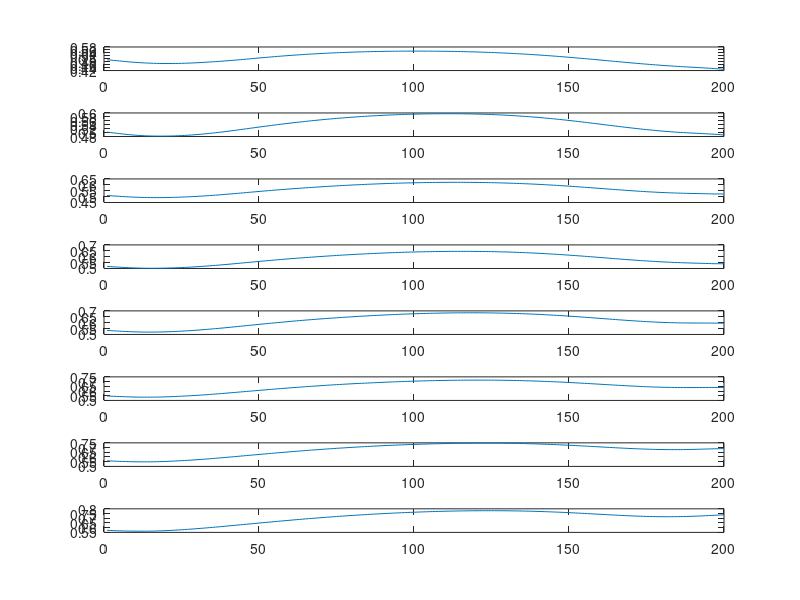
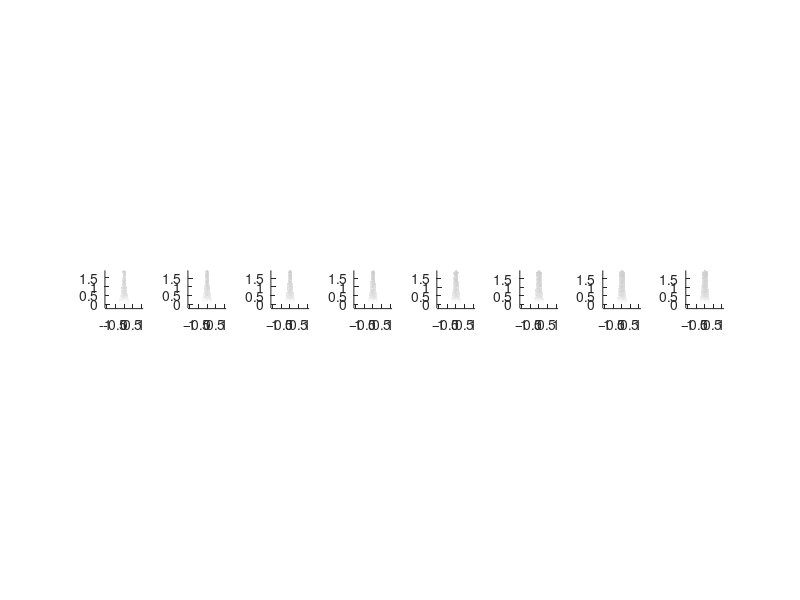

These figures' MATLAB source, in order: (Note: this script raises an error after producing the figures.)
clear all
close all
clc

load funnel_3deg.mat;

%%
figure(10)
for i=1:length(Rho)
    subplot(8,1,i)
    plot(Rho{i})
end

validFinal = 185;

%%
P = [];
for i=1:length(Lyap)
    for j=1:validFinal
        p = Lyap{i}(6*(j-1)+1:6*j);
        P_ = [p(1)   0    0  p(3)   0    0;
               0  p(1)   0    0  p(3)   0;
               0    0  p(2)   0    0  p(4);
             p(3)   0    0  p(5)   0    0;
               0  p(3)   0    0  p(5)   0;
               0    0  p(4)   0    0  p(6)];
        P{i,j} = P_;
    end
end

%%
Kp = diag([10 10 15]);
Kd = diag([4 4 6]);
A = [zeros(3,3) eye(3); -Kp -Kd];

P1 = P{8,183};
P2 = P{8,184};
rho = Rho{8}(183);

aa_ = -100;

for k = 1:100000
   e = rand(6,1) - 0.5*ones(6,1);
   e = e / norm(e);
   e = inv(sqrtm(P1/rho))*e;
   ep = norm(e(1:3));
   ev = norm(e(4:6));
   Ppv = P1(1,4);
   Pv = P1(4,4);
   kp = 15;
   kd = 6;
   B = 9.8 + 16;
   aa = e'*(P1*A+A'*P1)*e + 0.06*(Ppv*ep+Pv*ev)*(kp*ep + kd*ev + B) + e'*(P2 - P1)*e *100;
   if aa > aa_
       aa_ = aa
   end
end

%%

ang = -pi:0.2:pi+0.1;
xx = []; yy = []; zz = [];
xx_ = []; yy_ = []; zz_ = [];

chad = 5;
for acc = 1:length(Lyap)
    for num = 1:floor(validFinal / chad)
        p = P{acc,num*chad}/Rho{acc}(num*chad);
        invp = inv(p);      
        
        for j=1:length(ang)
            for k=1:length(ang)
                a = [sin(ang(j))*sin(ang(k));sin(ang(j))*cos(ang(k));cos(ang(j));zeros(3,1)];
                lambda = sqrt(a'*invp*a);
                temp = 1/lambda*invp*a;
                xx{acc,num}(j,k) = temp(1); yy{acc,num}(j,k) = temp(2); zz{acc,num}(j,k) = temp(3);
                xx_{acc,num}(j,k) = -temp(1); yy_{acc,num}(j,k) = -temp(2); zz_{acc,num}(j,k) = -temp(3);
            end
        end
    end
end
p = [];

%%
figure(20)
for acc = 1:length(Lyap)
    subplot(1,8,acc);
    hold on
    for num = 1:floor(validFinal / chad)
        surf([xx{acc,num} xx_{acc,num}],[yy{acc,num} yy_{acc,num}],[zz{acc,num} zz_{acc,num}]+num*0.05,'FaceColor',[0.8 0.8 0.8],'FaceAlpha',0.01*num,'LineStyle','none');
%         surf(xx{acc,num},yy{acc,num},zz{acc,num}+num*0.05,'FaceColor',[0.8 0.8 0.8],'FaceAlpha',0.03*num,'LineStyle','none');
        axis equal
        view(0,0)
    end
end

%%
T  =  [0  0.7  1.0  1.3  2.0]*2.0;

p(1,:) = [0 2  4 6 0];
p(2,:) = [0 1 -1 0 0];
p(3,:) = [1.8 1.6 1.4 1.2 1.8];

% T  =  [0  0.7  1.0  1.3  2.0]*2;
% 
% p(1,:) = [0 3 4 3 0];
% p(2,:) = [1 -1 0 1 -1];
% p(3,:) = [1.8 1.6 1.4 1.4 1.4];

opts = qpOASES_options('mpc');
tic;
[cost,T,coeffs_x,coeffs_y,coeffs_z] = calc_min_cost4(T,p,opts);
toc;

n = 8;
i=1; a_c_x = coeffs_x(n*(i-1)+1:n*i);
i=2; b_c_x = coeffs_x(n*(i-1)+1:n*i);
i=3; c_c_x = coeffs_x(n*(i-1)+1:n*i);
i=4; d_c_x = coeffs_x(n*(i-1)+1:n*i);

i=1; a_c_y = coeffs_y(n*(i-1)+1:n*i);
i=2; b_c_y = coeffs_y(n*(i-1)+1:n*i);
i=3; c_c_y = coeffs_y(n*(i-1)+1:n*i);
i=4; d_c_y = coeffs_y(n*(i-1)+1:n*i);

i=1; a_c_z = coeffs_z(n*(i-1)+1:n*i);
i=2; b_c_z = coeffs_z(n*(i-1)+1:n*i);
i=3; c_c_z = coeffs_z(n*(i-1)+1:n*i);
i=4; d_c_z = coeffs_z(n*(i-1)+1:n*i);

Ta = T(1):0.01:T(2);
Tb = T(2):0.01:T(3);
Tc = T(3):0.01:T(4);
Td = T(4):0.01:T(5);

p1_x = calc_trj_(a_c_x,Ta);
p2_x = calc_trj_(b_c_x,Tb);
p3_x = calc_trj_(c_c_x,Tc);
p4_x = calc_trj_(d_c_x,Td);

p1_y = calc_trj_(a_c_y,Ta);
p2_y = calc_trj_(b_c_y,Tb);
p3_y = calc_trj_(c_c_y,Tc);
p4_y = calc_trj_(d_c_y,Td);

p1_z = calc_trj_(a_c_z,Ta);
p2_z = calc_trj_(b_c_z,Tb);
p3_z = calc_trj_(c_c_z,Tc);
p4_z = calc_trj_(d_c_z,Td);

figure(30)
subplot(2,1,1)
hold on
plot3([p1_x p2_x p3_x p4_x],[p1_y p2_y p3_y p4_y],[p1_z p2_z p3_z p4_z],'-k');
for i=1:5
    plot3(p(1,i),p(2,i),p(3,i),'*','markersize',10)
end
axis equal;
view(30,20);
xlabel('x');
ylabel('y');
zlabel('z');

acc1_x = calc_a_(a_c_x,Ta);
acc2_x = calc_a_(b_c_x,Tb);
acc3_x = calc_a_(c_c_x,Tc);
acc4_x = calc_a_(d_c_x,Td);

acc1_y = calc_a_(a_c_y,Ta);
acc2_y = calc_a_(b_c_y,Tb);
acc3_y = calc_a_(c_c_y,Tc);
acc4_y = calc_a_(d_c_y,Td);

acc1_z = calc_a_(a_c_z,Ta);
acc2_z = calc_a_(b_c_z,Tb);
acc3_z = calc_a_(c_c_z,Tc);
acc4_z = calc_a_(d_c_z,Td);

pos = [p1_x(1:end-1) p2_x(1:end-1) p3_x(1:end-1) p4_x;
       p1_y(1:end-1) p2_y(1:end-1) p3_y(1:end-1) p4_y;
       p1_z(1:end-1) p2_z(1:end-1) p3_z(1:end-1) p4_z];


acc = [acc1_x(1:end-1) acc2_x(1:end-1) acc3_x(1:end-1) acc4_x;
       acc1_y(1:end-1) acc2_y(1:end-1) acc3_y(1:end-1) acc4_y;
       acc1_z(1:end-1) acc2_z(1:end-1) acc3_z(1:end-1) acc4_z];

acc_norm = 0;
for k=1:length(acc)
   acc_norm(k) = norm(acc(:,k)); 
end
subplot(2,1,2)
plot([Ta(1:end-1) Tb(1:end-1) Tc(1:end-1) Td],acc_norm);
xlabel('sec');
ylabel('acc');

%%
funnel = [];
funnel{1} = P{1,validFinal};
prevFunnelIdx = 1;
prevTimeIdx = validFinal;
infos = [1;validFinal];
tt = [Ta(1:end-1) Tb(1:end-1) Tc(1:end-1) Td];

for k = 2 : length(tt)
    ar_chad = acc_norm(k);
    funnelIdx = floor(ar_chad / 2) + 1;
    if funnelIdx == prevFunnelIdx
       timeIdx = prevTimeIdx + 1;
       if timeIdx > validFinal
          timeIdx = validFinal;
       end
       funnel{k} = P{funnelIdx,timeIdx}; 
       prevTimeIdx = timeIdx;
    else
        cnt = 0;
        while(1)
            Pchad = P{funnelIdx,validFinal - cnt};
            Pdiff = Pchad - funnel{k-1};
            eigchad = eig(Pdiff);
            if(sum(find(eigchad < 0)) == 21)
                break;
            end
            cnt = cnt + 1;
        end
        funnel{k} = P{funnelIdx,validFinal - cnt};   
        prevTimeIdx = validFinal - cnt;
    end
    
    prevFunnelIdx = funnelIdx;
    infos(:,k) = [funnelIdx;prevTimeIdx];
end

%%
figure(23);
clf;
for k = 1:length(tt)
    acc = infos(1,k); num = floor(infos(2,k)/5);
    surf([xx{acc,num} xx_{acc,num}]+pos(1,k),[yy{acc,num} yy_{acc,num}]+pos(2,k),[zz{acc,num} zz_{acc,num}]+pos(3,k),'FaceColor',[0.8 0.8 0.8],'FaceAlpha',0.1,'LineStyle','none');
    hold on
    axis equal
 end

%%
plot3(pos(:,1),pos(:,2),pos(:,3))




